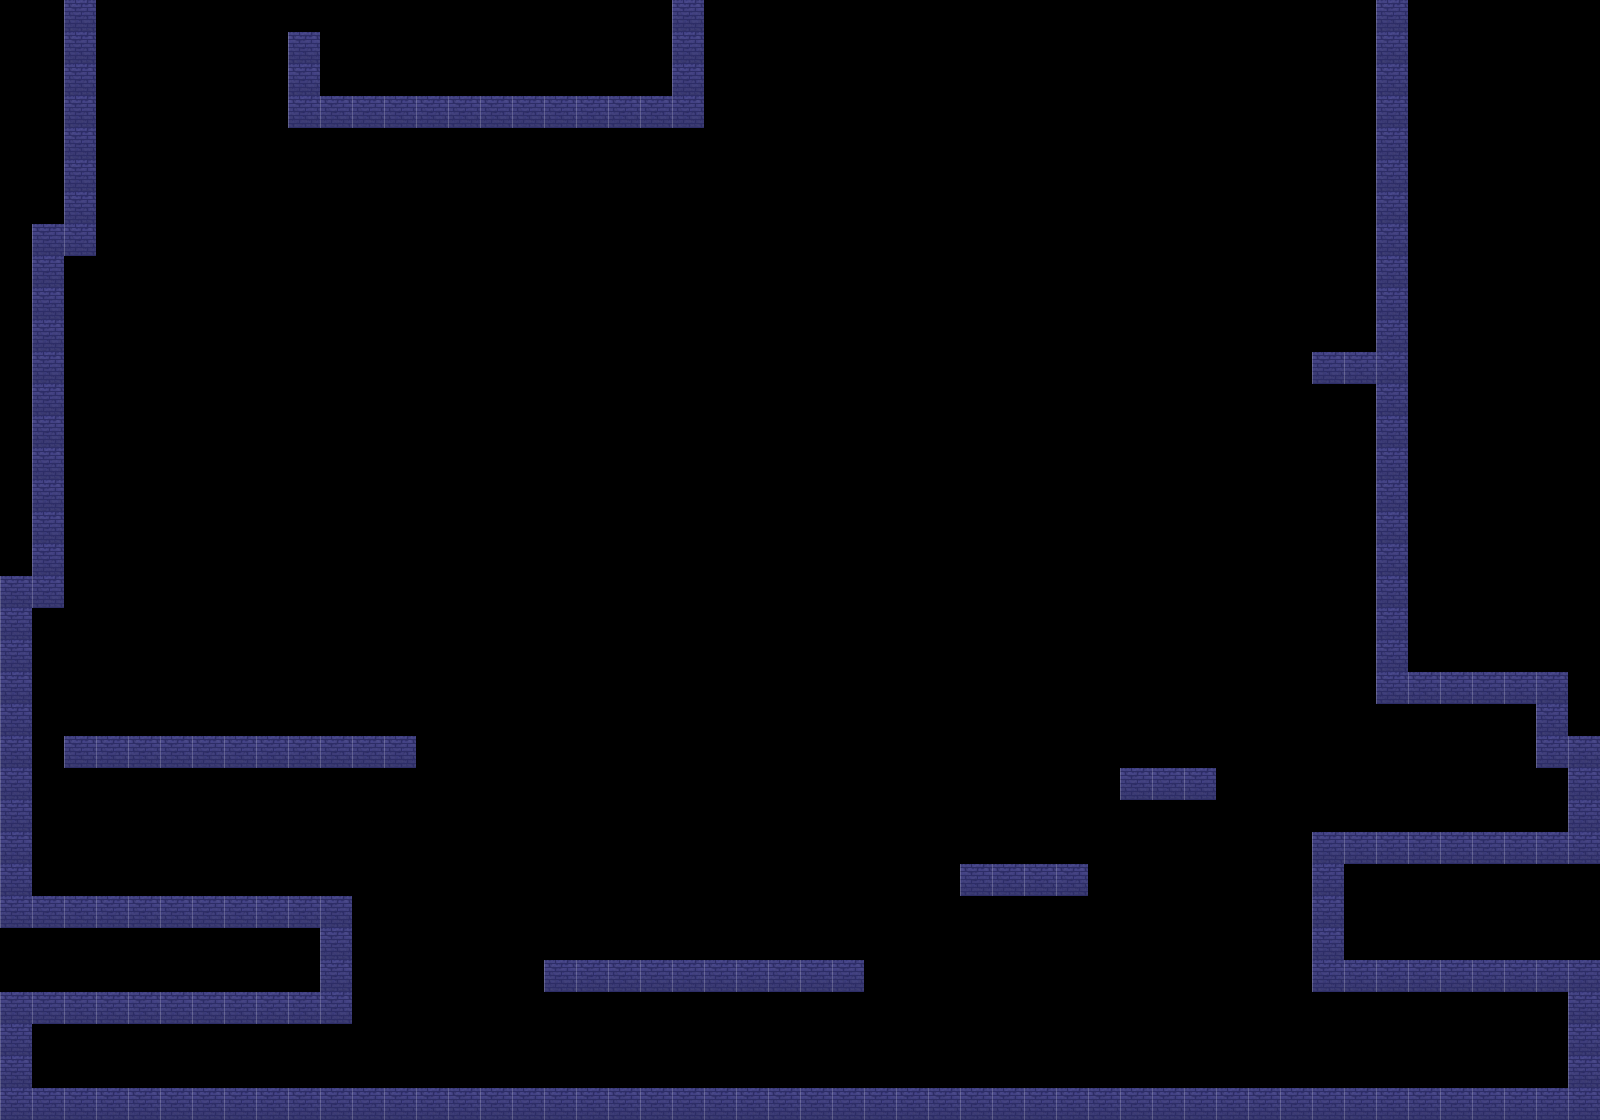

The image is a tile-based game level rendered from a .tmx file. Its description and source (layers, tilesets, objects; grid data summarised) follow:
An orthogonal 50x35 tile map with 32x32 px tiles, 1 tile layer (background) and 3 objects (playerBorn, monsterBorn1, monsterBorn2).

<map version="1.0" orientation="orthogonal" renderorder="right-down" width="50" height="35" tilewidth="32" tileheight="32" nextobjectid="7">
 <tileset firstgid="1" name="sewer_tileset" tilewidth="32" tileheight="32" tilecount="36">
  <image source="sewer_tileset.png" width="192" height="217" />
 </tileset>
 <layer name="background" width="50" height="35">
  <data>[1750 cells, 210 non-empty, 1 distinct tile ids]</data>
 </layer>
 <objectgroup name="born">
  <object id="1" name="playerBorn" x="479" y="1049" width="35" height="38" />
  <object id="5" name="monsterBorn1" x="189.5" y="697" width="35" height="38" />
  <object id="6" name="monsterBorn2" x="1499.5" y="793" width="35" height="38" />
 </objectgroup>
</map>
